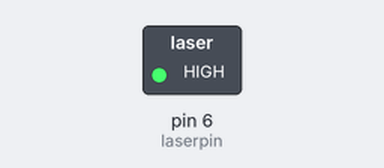
A sketch run on a simulated Arduino Uno, built with avr-gcc and run on an emulated ATmega328P. Parts: switched loads named in the sketch (green lamp = pin HIGH).

Above: at 0.1 s.
Timing chart, 0 to 1.6 s (numbered marks = the images above):
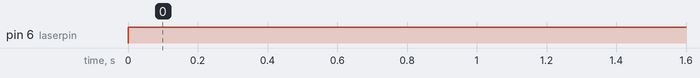

The sketch:

test.ino
```cpp
int laserpin = 6;
void setup() {
  pinMode(laserpin, OUTPUT);

}

void loop() {
  digitalWrite(laserpin, HIGH);


}
```

Measured:
- by itself, pin 6 (laserpin): LOW → HIGH at 0.00 s
